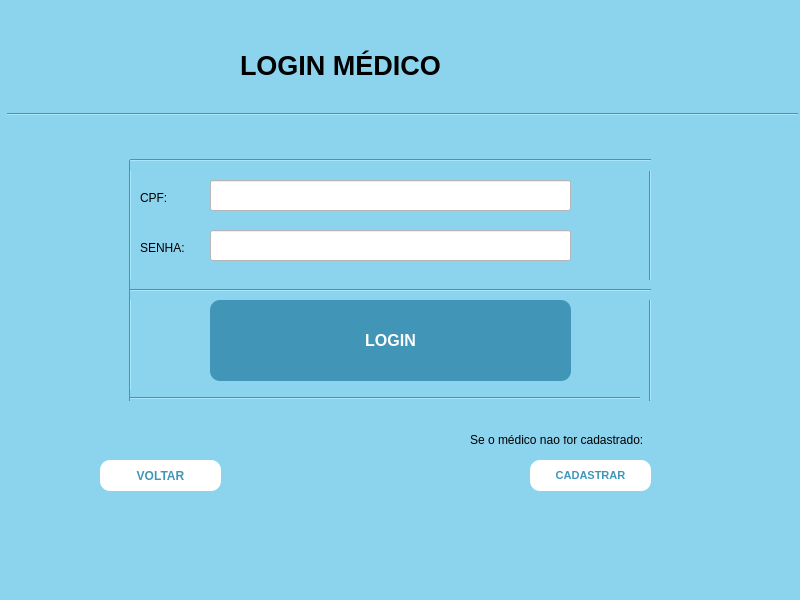
<?xml version="1.0" encoding="UTF-8"?>
<ui version="4.0">
 <class>MainWindow</class>
 <widget class="QMainWindow" name="MainWindow">
  <property name="geometry">
   <rect>
    <x>0</x>
    <y>0</y>
    <width>800</width>
    <height>600</height>
   </rect>
  </property>
  <property name="font">
   <font>
    <pointsize>10</pointsize>
    <weight>50</weight>
    <bold>false</bold>
   </font>
  </property>
  <property name="windowTitle">
   <string>MainWindow</string>
  </property>
  <property name="styleSheet">
   <string notr="true">background-color: rgb(140, 211, 238);  /* Cor de fundo */</string>
  </property>
  <property name="animated">
   <bool>true</bool>
  </property>
  <widget class="QWidget" name="centralwidget">
   <widget class="QLabel" name="label">
    <property name="geometry">
     <rect>
      <x>240</x>
      <y>40</y>
      <width>301</width>
      <height>51</height>
     </rect>
    </property>
    <property name="font">
     <font>
      <pointsize>20</pointsize>
      <weight>75</weight>
      <bold>true</bold>
     </font>
    </property>
    <property name="frameShape">
     <enum>QFrame::NoFrame</enum>
    </property>
    <property name="text">
     <string>LOGIN MÉDICO</string>
    </property>
    <property name="textFormat">
     <enum>Qt::AutoText</enum>
    </property>
    <property name="alignment">
     <set>Qt::AlignLeading|Qt::AlignLeft|Qt::AlignVCenter</set>
    </property>
   </widget>
   <widget class="Line" name="line">
    <property name="geometry">
     <rect>
      <x>7</x>
      <y>99</y>
      <width>791</width>
      <height>31</height>
     </rect>
    </property>
    <property name="orientation">
     <enum>Qt::Horizontal</enum>
    </property>
   </widget>
   <widget class="QLineEdit" name="lineEdit">
    <property name="geometry">
     <rect>
      <x>210</x>
      <y>180</y>
      <width>361</width>
      <height>31</height>
     </rect>
    </property>
    <property name="styleSheet">
     <string notr="true">background-color: white;  /* Cor de fundo */</string>
    </property>
   </widget>
   <widget class="QLabel" name="label_2">
    <property name="geometry">
     <rect>
      <x>140</x>
      <y>190</y>
      <width>41</width>
      <height>16</height>
     </rect>
    </property>
    <property name="text">
     <string>CPF:</string>
    </property>
   </widget>
   <widget class="QLabel" name="label_3">
    <property name="geometry">
     <rect>
      <x>140</x>
      <y>240</y>
      <width>61</width>
      <height>16</height>
     </rect>
    </property>
    <property name="text">
     <string>SENHA:</string>
    </property>
   </widget>
   <widget class="QLineEdit" name="lineEdit_2">
    <property name="geometry">
     <rect>
      <x>210</x>
      <y>230</y>
      <width>361</width>
      <height>31</height>
     </rect>
    </property>
    <property name="styleSheet">
     <string notr="true">background-color: white;  /* Cor de fundo */</string>
    </property>
   </widget>
   <widget class="QPushButton" name="pushButton">
    <property name="geometry">
     <rect>
      <x>210</x>
      <y>300</y>
      <width>361</width>
      <height>81</height>
     </rect>
    </property>
    <property name="font">
     <font>
      <pointsize>12</pointsize>
      <weight>75</weight>
      <bold>true</bold>
     </font>
    </property>
    <property name="styleSheet">
     <string notr="true">QPushButton {
            background-color: rgb(65, 150, 183);  /* Cor de fundo */
            color: white;  /* Cor do texto */
            border-radius: 10px;  /* Raio dos cantos */
            padding: 10px 20px;  /* Preenchimento interno */
        }
        
        QPushButton:hover {
			color: rgb(8, 113, 155);
            background-color: white;  /* Cor de fundo ao passar o mouse */
        }</string>
    </property>
    <property name="text">
     <string>LOGIN</string>
    </property>
   </widget>
   <widget class="Line" name="line_2">
    <property name="geometry">
     <rect>
      <x>120</x>
      <y>160</y>
      <width>20</width>
      <height>241</height>
     </rect>
    </property>
    <property name="orientation">
     <enum>Qt::Vertical</enum>
    </property>
   </widget>
   <widget class="Line" name="line_3">
    <property name="geometry">
     <rect>
      <x>130</x>
      <y>390</y>
      <width>521</width>
      <height>16</height>
     </rect>
    </property>
    <property name="orientation">
     <enum>Qt::Horizontal</enum>
    </property>
   </widget>
   <widget class="Line" name="line_4">
    <property name="geometry">
     <rect>
      <x>640</x>
      <y>160</y>
      <width>20</width>
      <height>241</height>
     </rect>
    </property>
    <property name="orientation">
     <enum>Qt::Vertical</enum>
    </property>
   </widget>
   <widget class="QLabel" name="label_4">
    <property name="geometry">
     <rect>
      <x>470</x>
      <y>430</y>
      <width>301</width>
      <height>20</height>
     </rect>
    </property>
    <property name="text">
     <string>Se o médico não for cadastrado:</string>
    </property>
   </widget>
   <widget class="QLabel" name="label_5">
    <property name="geometry">
     <rect>
      <x>540</x>
      <y>420</y>
      <width>55</width>
      <height>16</height>
     </rect>
    </property>
    <property name="text">
     <string/>
    </property>
   </widget>
   <widget class="QPushButton" name="pushButton_2">
    <property name="geometry">
     <rect>
      <x>530</x>
      <y>460</y>
      <width>121</width>
      <height>31</height>
     </rect>
    </property>
    <property name="font">
     <font>
      <pointsize>8</pointsize>
      <weight>75</weight>
      <bold>true</bold>
     </font>
    </property>
    <property name="styleSheet">
     <string notr="true">QPushButton {
            background-color: white;  /* Cor de fundo */
            color: rgb(65, 150, 183);  /* Cor do texto */
            border-radius: 10px;  /* Raio dos cantos */
            padding: 10px 20px;  /* Preenchimento interno */
        }
        
        QPushButton:hover {
			color: white;
            background-color: rgb(8, 113, 155);  /* Cor de fundo ao passar o mouse */
        }</string>
    </property>
    <property name="text">
     <string>CADASTRAR</string>
    </property>
   </widget>
   <widget class="QPushButton" name="pushButton_3">
    <property name="geometry">
     <rect>
      <x>100</x>
      <y>460</y>
      <width>121</width>
      <height>31</height>
     </rect>
    </property>
    <property name="font">
     <font>
      <weight>75</weight>
      <bold>true</bold>
     </font>
    </property>
    <property name="styleSheet">
     <string notr="true">QPushButton {
            background-color: white;  /* Cor de fundo */
            color: rgb(65, 150, 183);  /* Cor do texto */
            border-radius: 10px;  /* Raio dos cantos */
            padding: 10px 20px;  /* Preenchimento interno */
        }
        
        QPushButton:hover {
			color: white;
            background-color: rgb(8, 113, 155);  /* Cor de fundo ao passar o mouse */
        }</string>
    </property>
    <property name="text">
     <string>VOLTAR</string>
    </property>
   </widget>
   <widget class="Line" name="line_5">
    <property name="geometry">
     <rect>
      <x>130</x>
      <y>280</y>
      <width>521</width>
      <height>20</height>
     </rect>
    </property>
    <property name="orientation">
     <enum>Qt::Horizontal</enum>
    </property>
   </widget>
   <widget class="Line" name="line_6">
    <property name="geometry">
     <rect>
      <x>130</x>
      <y>150</y>
      <width>521</width>
      <height>21</height>
     </rect>
    </property>
    <property name="orientation">
     <enum>Qt::Horizontal</enum>
    </property>
   </widget>
  </widget>
  <widget class="QMenuBar" name="menubar">
   <property name="geometry">
    <rect>
     <x>0</x>
     <y>0</y>
     <width>800</width>
     <height>29</height>
    </rect>
   </property>
  </widget>
  <widget class="QStatusBar" name="statusbar"/>
 </widget>
 <resources/>
 <connections/>
</ui>
